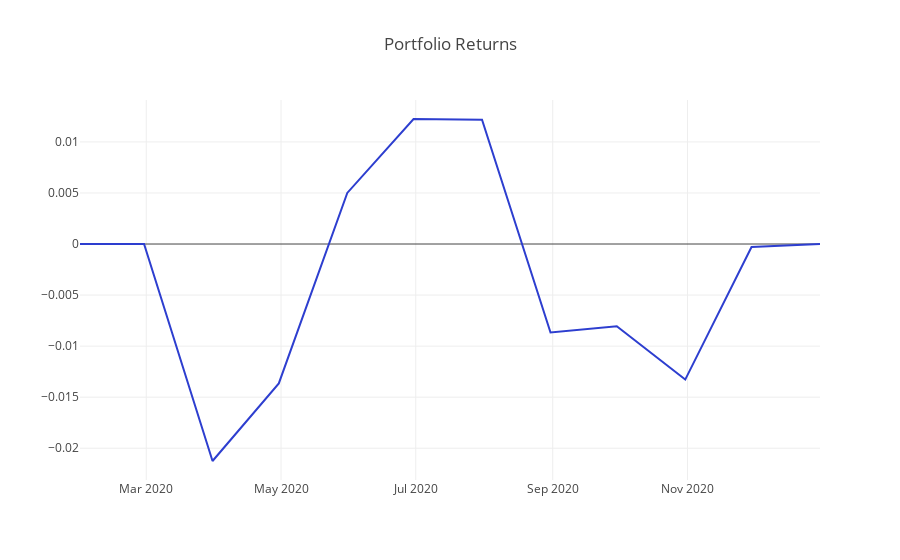

The notebook cell this image was saved under:
### Markdown cell above
### View Data
Time to see how the portfolio did.

### Code cell
expected_portfolio_returns = portfolio_returns(df_long, df_short, lookahead_returns, 2*top_bottom_n)
project_helper.plot_returns(expected_portfolio_returns.T.sum(), 'Portfolio Returns')

### Figure 1 — Plotly figure (JSON) as saved in the notebook; plotly's stock layout.template omitted (floating-point values rounded to 4 significant figures)
{"data": [{"line": {"color": "#2D3ECF"}, "mode": "lines", "name": "Returns", "type": "scatter", "uid": "ec8a0e6f-dec1-41ae-a7b4-2752137de5a2", "x": ["2020-01-31", "2020-02-29", "2020-03-31", "2020-04-30", "2020-05-31", "2020-06-30", "2020-07-31", "2020-08-31", "2020-09-30", "2020-10-31", "2020-11-30", "2020-12-31"], "y": [0, 0, -0.02125, -0.01366, 0.005005, 0.01224, 0.01218, -0.008662, -0.008049, -0.01328, -0.0002853, 0]}], "layout": {"title": {"text": "Portfolio Returns"}}}
